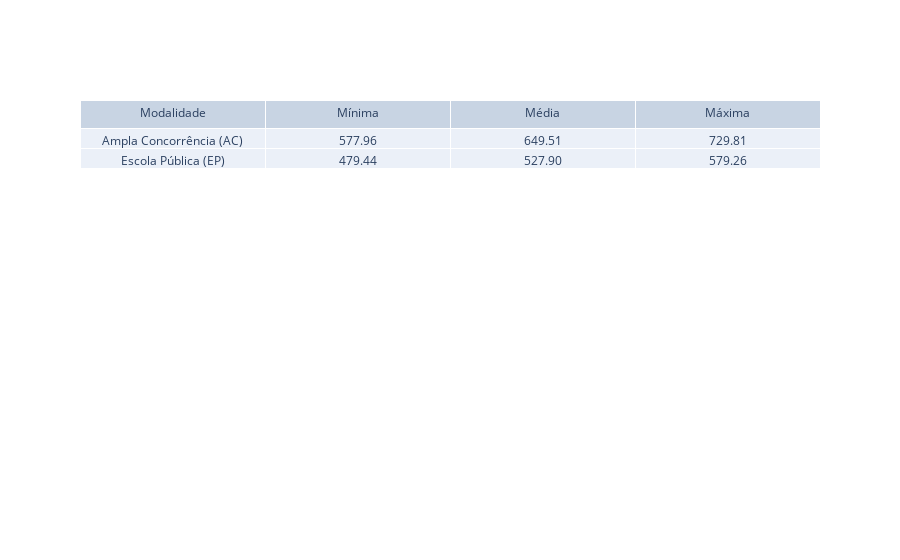

The cell this chart's notebook holds for it:
### Code cell
metric_tables = []
# TODO add latest avaliable year to the title of the table
for id, df in fuvest_metrics_df.reset_index().groupby('id'):
  latest_metrics_df = df.loc[df.ano == df.ano.max()]
  metric_tables.append(table_from_df(latest_metrics_df,
                                     ['modalidade', 'Mínimo', 'Médio', 'Máximo'],
                                     ['Modalidade', 'Mínima', 'Média', 'Máxima'],
                                     [None, '.2f', '.2f', '.2f']))

print(len(metric_tables))
metric_tables[0].show()

### Figure 1 — Plotly figure (JSON) as saved in the notebook; plotly's stock layout.template omitted (floating-point values rounded to 4 significant figures)
{"data": [{"cells": {"format": [null, ".2f", ".2f", ".2f"], "values": [["Ampla Concorrência (AC)", "Escola Pública (EP)"], [578.0, 479.4], [649.5, 527.9], [729.8, 579.3]]}, "header": {"align": "center", "values": ["Modalidade", "Mínima", "Média", "Máxima"]}, "type": "table"}], "layout": {}}
